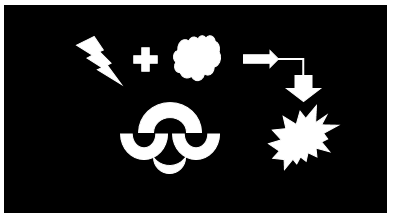
%> input picture Matlab/ExtractionOfConnectedComponents/Test.tif, 393 x 220 px
$ octave --eval "connected_component_extraction;"   (GNU Octave 9; MATLAB toolbox functions it lacks are replaced by stand-ins)
%> lines starting %> are read from the running program, lines starting %| are printed output that depends on the picture; in (x1, y1, x2, y2) boxes, pixels count from 0 and x2, y2 are one past the last pixel; in counts of white or black regions, pixels touching at a corner belong together; the program's own positions count from 1
function connected_component_extraction
    close all
    clear all
    clc;

    %***** Extraction of Connected Component *****%

    %% Inputs
    inputImage = im2bw(imread('Test.tif'));
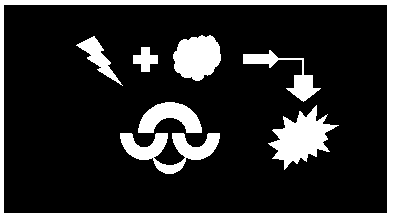
%> inputImage: size 220x393 logical; 18% white; 8 white regions, largest, box (x1, y1, x2, y2) and area: (0, 0, 393, 220) 6796, (268, 105, 339, 170) 2122, (120, 133, 220, 174) 1807
    tempImage = inputImage;
    [rows, cols] = size(inputImage);
%> rows = 220; cols = 393
    labelImage = zeros(rows, cols);

    %% Structure Element
    se = strel('square', 3);

    %% Morphological Operation
    numComponents = 0;
    points = find(tempImage == 1);
%> points = 15545 values from 1 to 86460

    while ~isempty(points)
        numComponents = numComponents + 1;
        point = points(1);

        x = zeros(rows, cols);
        x(point) = 1;

        y = tempImage & imdilate(x, se, 'same');

        while ~isequal(x, y)
            x = y;
            y = tempImage & imdilate(x, se);
        end

        positions = find(y == 1);
        tempImage(positions) = 0;
        labelImage(positions) = numComponents;

        points = find(tempImage == 1);
    end
%> this loop made 8 passes
%> point on passes 1 to 8: 1, 16766, 26534, 29316, 30489, 38115, 53515, 59104
%> pass 1, in connected_component_extraction, `y = tempImage & imdilate(x, se, 'same');`:
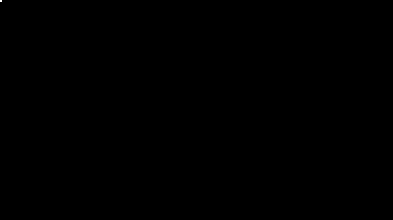
%> y: size 220x393 logical; 0% white; 1 white region (1 under 20 px)
%> after the loop:
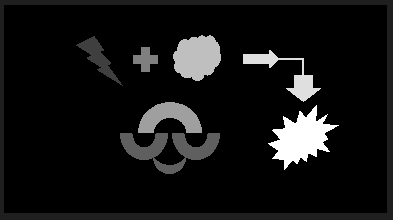
%> labelImage: size 220x393 double; min 0, max 8, mean 0.631; drawn with min black and max white
%> after the loop: tempImage: size 220x393 logical; 17.98% of pixels changed, all inside (x1, y1, x2, y2) = (0, 0, 393, 220)
%> after the loop:
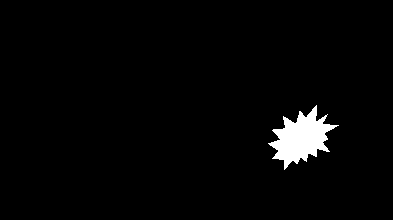
%> x: size 220x393 logical; 2.5% white; 1 white region, box (x1, y1, x2, y2) and area: (268, 105, 339, 170) 2122

    %% Plotting
    plotConnectedComponents(labelImage, numComponents, inputImage);
end

function plotConnectedComponents(labelImage, numComponents, inputImage)
%> called with numComponents = 8
    figure;
    k = 1;
    for i = 1:numComponents
        subplot(ceil((numComponents + 1) / 3), ceil((numComponents + 1) / 3), k);
        imshow(labelImage == i);
        title(['Connected Component ', num2str(k)]);
        k = k + 1;
    end
%> this loop made 8 passes
%> pass 1, in plotConnectedComponents, `imshow(labelImage == i);`:
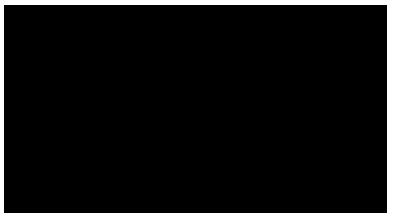
%> displayed picture: size 220x393 logical; 7.9% white; 1 white region, box (x1, y1, x2, y2) and area: (0, 0, 393, 220) 6796
%> pass 2, in plotConnectedComponents, `imshow(labelImage == i);`:
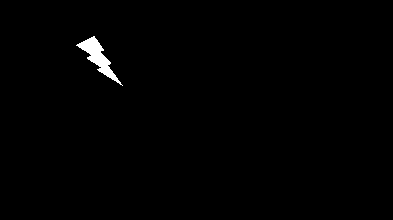
%> displayed picture: size 220x393 logical; 0.75% white; 1 white region, box (x1, y1, x2, y2) and area: (76, 36, 123, 86) 652
%> `connected_component_extraction;`:
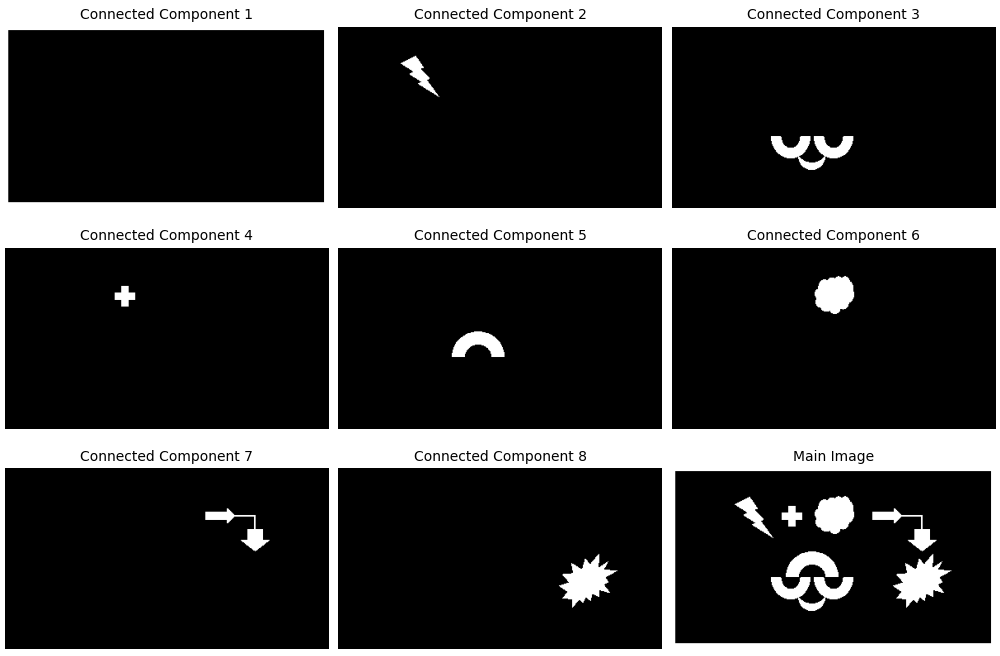
%> figure redrawn from the program's plot data, 9 panels
    subplot(ceil((numComponents + 1) / 3), ceil((numComponents + 1) / 3), k);
    imshow(inputImage);
    title('Main Image');
end

$ run again, with Matlab/ExtractionOfConnectedComponents/Capture.JPG saved as Matlab/ExtractionOfConnectedComponents/Test.tif
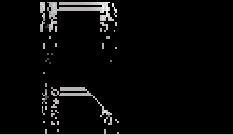
%> input picture Matlab/ExtractionOfConnectedComponents/Capture.JPG, 233 x 135 px
%> in connected_component_extraction, `inputImage = im2bw(imread('Test.tif'));`:
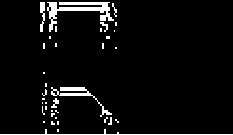
%> inputImage: size 135x233 logical; 5.2% white; 36 white regions (28 under 20 px), largest, box (x1, y1, x2, y2) and area: (47, 2, 114, 32) 633, (51, 87, 112, 117) 306, (0, 129, 233, 135) 257
%> in connected_component_extraction, `points = find(tempImage == 1);`: points = 1630 values from 135 to 31455
%> the loop in connected_component_extraction, `while ~isempty(points)` made 36 passes
%> (point, positions) on passes 4, 5, 8, 9, 10, 11, 12, 14: (5769, [5769; 5770; 5904; 5905; 6039; 6040]), (5773, [5773; 5774]), (5878, [5878; 5879; 6013; 6014]), (5927, [5927; 5928; 6062; 6063]), (6159, [6159; 6160; 6161; 6162; 6294; 6295; 6296; 6297]), (6178, [6178; 6179; 6313; 6314]), (6182, [6182; 6183; 6184; 6185; 6317; 6318; 6319; 6320]), (6652, [6652; 6653; 6654; 6787; 6788; 6789])
%> the loop in plotConnectedComponents, `for i = 1:numComponents` made 36 passes
%> pass 1, in plotConnectedComponents, `imshow(labelImage == i);`:
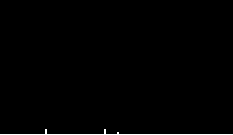
%> displayed picture: size 135x233 logical; 0.82% white in thin lines or dots, all inside (x1, y1, x2, y2) = (0, 129, 233, 135)
